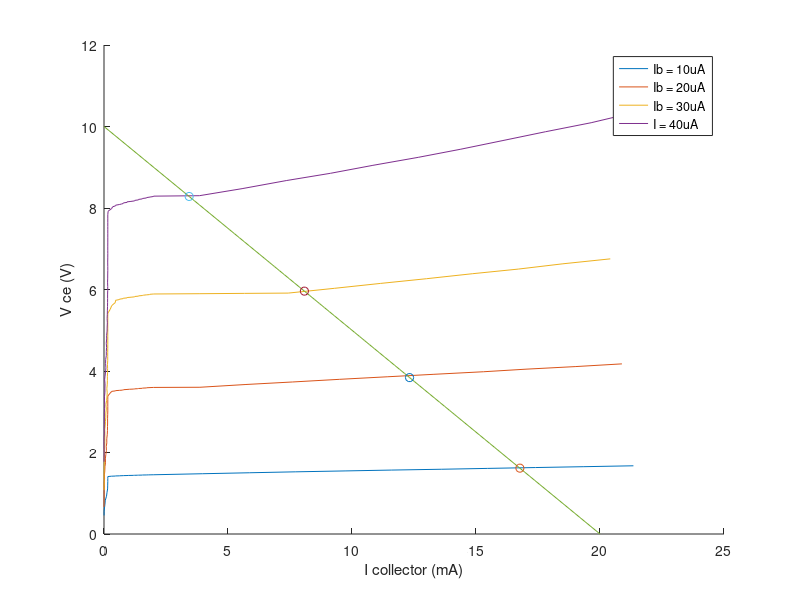

The MATLAB source for this figure:
% Project 3
% Konstantin Zelmanovich
% Jayden Chen

%% Project 3
clc
clear all
clf 
M = csvread('Curve Tracer Data.csv');

v10 = M(:,3);
i10 = M(:,4);

v20 = M(:,5);
i20 = M(:,6);

v30 = M(:,7);
i30 = M(:,8);

v40 = M(:,9);
i40 = M(:,10);

v10 = v10(v10 ~= 0.0);
i10 = i10(1:length(v10));

v20 = v20(v20 ~= 0.0);
i20 = i20(1:length(v20));

v30 = v30(v30 ~= 0.0);
i30 = i30(1:length(v30));

v40 = v40(v40 ~= 0.0);
i40 = i40(1:length(v40));
vcc = 20;
rc = 2;
vce = linspace(0,20);
ic = vcc/rc - (1/rc)*vce;

for i = 1:length(v10)
    
end
intersect_v40 = 3.434;
intersect_i40 = 8.283;
intersect_v30 = 8.081;
intersect_i30 = 5.96;
intersect_v20 = 12.32;
intersect_i20 = 3.838;
intersect_v10 = 16.77;
intersect_i10 = 1.616;
hold on
plot(v10, i10)
plot(v20, i20)
plot(v30, i30)
plot(v40, i40)
plot(vce, ic)
plot(intersect_v40, intersect_i40, 'o', intersect_v30, intersect_i30, 'o', intersect_v20, intersect_i20, 'o', intersect_v10, intersect_i10, 'o');
legend('Ib = 10uA', 'Ib = 20uA', 'Ib = 30uA', 'I = 40uA')
xlabel('I collector (mA)');
ylabel('V ce (V)');
hold off